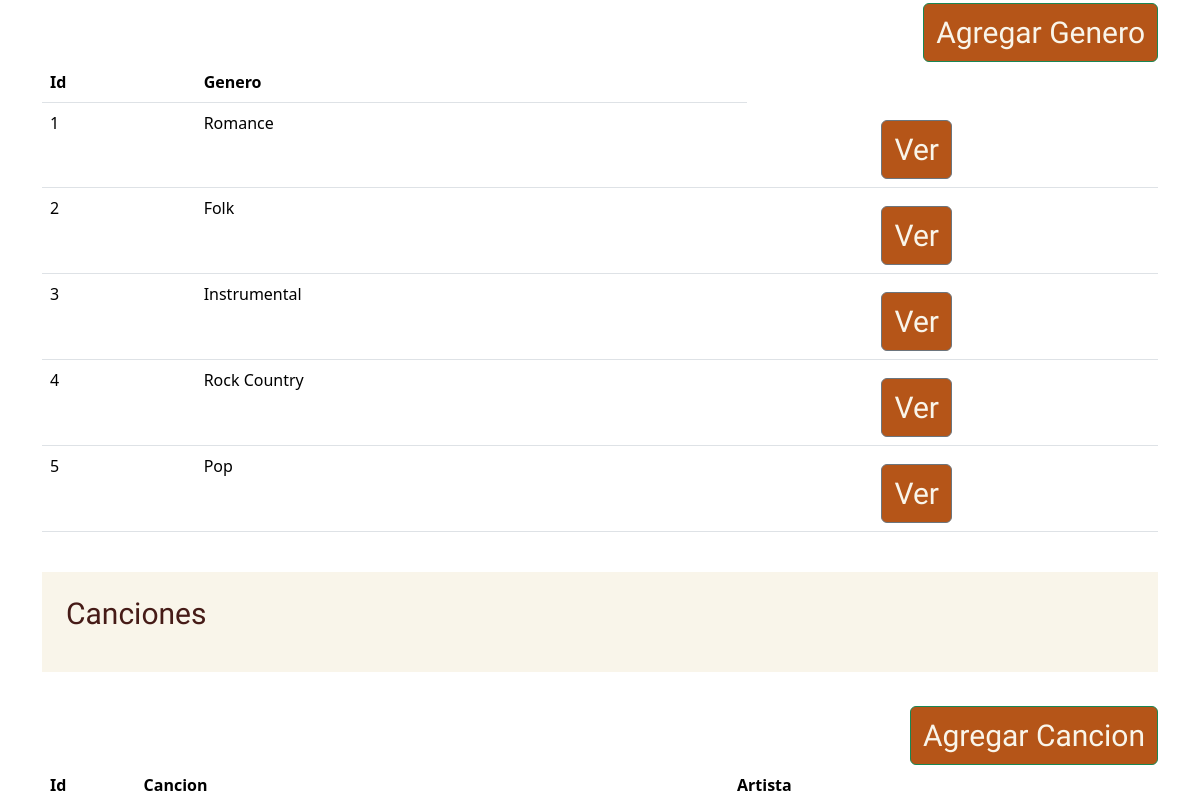
Page /Pompompurin/formulario.php (middle part) on the earlier database version.
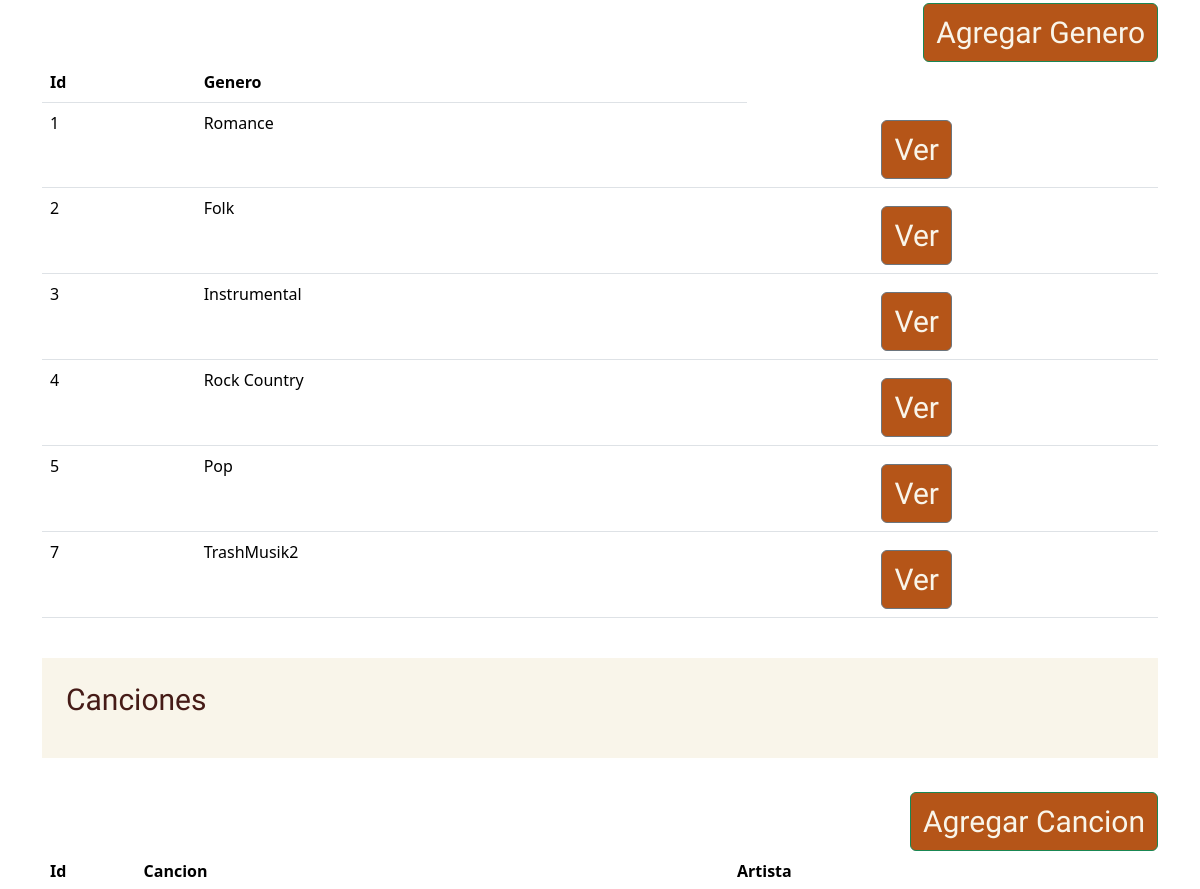
Same page on the later database version.
### tables this page shows
CREATE TABLE `generos` (
  `ID` int(11) NOT NULL,
  `Nombre` varchar(50) NOT NULL
);

### Pompompurin/private/queries.php (called while the page is built, shortened)
<?php
function todo_de_tabla($tabla){
    global $db;
    $sql = "SELECT * FROM $tabla ORDER BY ID ASC";
    return mysqli_query($db, $sql);
}

### Pompompurin/formulario.php (the view, shortened to what this page needs)
<?php
include(SHARED_PATH . 'header.php');
$generos = todo_de_tabla('generos');
?>
<div class="container py-5">
    <div id="Generos">
        <div class="row">
            <div class="col text-end">
                <a href="generos/create.php" class="btn btn-success">Agregar Genero</a>
            </div>
        </div>
        <div class="row">
            <div class="col">
                <table class="table">
                    <thead>
                        <tr>
                            <th>Id</th>
                            <th>Genero</th>
                        </tr>
                    </thead>
                    <tbody>
                        <?php while( $row = $generos ->fetch_assoc() ){ ?>
                            <tr>
                                <td><?= $row['ID'] ?></td>
                                <td><?= $row['Nombre'] ?></td>
                                <td>
                                    <a href="generos/show.php?ID=<?= $row['ID'] ?>" class="btn btn-secondary">Ver</a>
                                </td>
                            </tr>
                        <?php } ?>
                    </tbody>
                </table>
            </div>
    </div>
    <div id="Canciones">
        <div class="row">
            <div class="col-12">
                <div class="rectangle mt-4 mb-4">
                    <h3 class="px-4 py-4">Canciones</h3>
                </div>
            </div>
        </div>
        <div class="row">
            <div class="col text-end">
                <a href="canciones/create.php" class="btn btn-success">Agregar Cancion</a>
            </div>
        </div>
        <div class="row">
            <div class="col">
                <table class="table">
                    <thead>
                        <tr>
                            <th>Id</th>
                            <th>Cancion</th>
                            <th>Artista</th>
                        </tr>
                    </thead>
                </table>
            </div>
    </div>
    </div>
</div>
<br>
<?php
    include('shared/footer.php');
?>

### Pompompurin/shared/header.php (shortened to what this page needs)
<!DOCTYPE html>
<html lang="en">
<head>
    <link href="https://cdn.jsdelivr.net/npm/bootstrap@5.3.2/dist/css/bootstrap.min.css" rel="stylesheet">
    <link rel="stylesheet" href="https://cdnjs.cloudflare.com/ajax/libs/font-awesome/6.5.1/css/all.min.css">
   <link href="https://cdn.jsdelivr.net/npm/bootstrap@5.3.2/dist/css/bootstrap.min.css" rel="stylesheet">
    <link rel="stylesheet" href="https://cdnjs.cloudflare.com/ajax/libs/font-awesome/6.5.1/css/all.min.css">
    <link rel="stylesheet" href="/POMPOM-BD/Pompompurin/CSS/PompomEV2.css">
</head>
<body>
</body>

### Pompompurin/shared/footer.php (shortened to what this page needs)
</body>
</html>

### Pompompurin/css/PompomEV2.css (style rules this page uses)
a.btn { background-color: #B55518; color: #F9F5EA; font-family: "Jockey One" !important; font-size: 30px; transition: all 0.2s; margin-top: 10px; margin-left: 32%; }
h3 { font-family: "Jockey One" !important; font-size: 30px; color: #461B17; }
.rectangle { height: 100px; width: 100%; background-color:#F9F5EA; }

Differences in the rows shown:
added generos: ID "7", Nombre "TrashMusik2"
